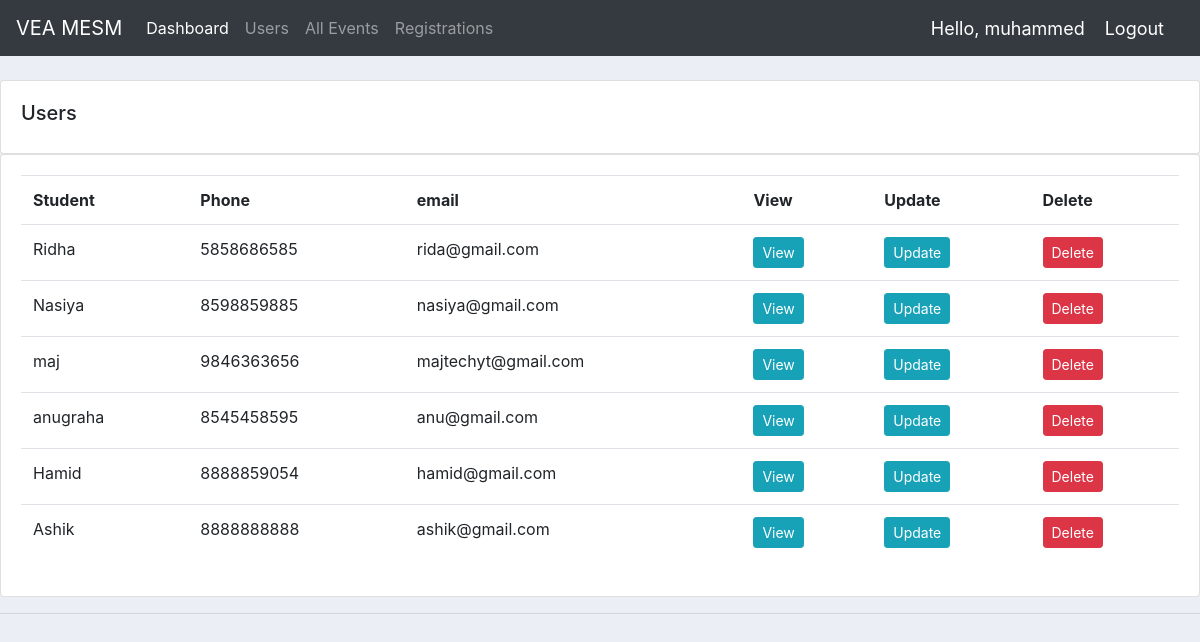
Screenshot of /participants/ (signed in) with the database file from the repository.
### accounts/models.py (models this page shows, shortened)
class Participant(models.Model):
    user = models.OneToOneField(User, null=True, on_delete=models.CASCADE)
    name = models.CharField(max_length=200, null=True)
    phone = models.CharField(max_length=200, null=True)
    email = models.CharField(max_length=200, null=True)
    date_created = models.DateTimeField(auto_now_add=True, null=True)

### accounts/decorators.py (the view)
        def wrapper_func(request, *args, **kwargs):
            group = None
            if request.user.groups.exists():
                group = request.user.groups.all()[0].name
            if group in allowed_roles:
                return view_func(request, *args, **kwargs)
            else:
                return HttpResponse('You are not authorized to view this page')

### accounts/views.py (called while the page is built)
@login_required(login_url='login')
@allowed_users(allowed_roles=['admin'])
def participant(request):
    participant = Participant.objects.all().order_by('-id')
    return render(request, 'accounts/profile2.html', {'participant': participant})

### accounts/templates/accounts/profile2.html (shortened to what this page needs)
{% extends 'accounts/main.html' %}
{% block content %}
    		<br>
		<div class="row">
			<div class="col-md">
				<div class="card card-body">
					<h5>Users</h5>
				</div>
				<div class="card card-body">
					<table class="table">
						<tr>
					<th>Student</th>
					<th>Phone</th>
					<th>email</th>
					<th>View</th>
					<th>Update</th>
					<th>Delete</th>
						</tr>
				{% for participant in participant %}
				<tr>
					<td>{{participant.name}}</td>
					<td>{{participant.phone}}</td>
					<td>{{participant.email}}</td>
					<td><a class="btn btn-sm btn-info" href="{% url 'participant' participant.id %}">View</a></td>
					<td><a class="btn btn-sm btn-info" href="{% url 'update_participant' participant.id %}">Update</a> </td>
					<td><a class="btn btn-sm btn-danger" href="{% url 'delete_participant' participant.id %}">Delete</a> </td>
				</tr>
				{% endfor %}
					</table>
				</div>
			</div>
		</div>
{% endblock %}

### accounts/templates/accounts/navbar.html (shortened to what this page needs)
{% load static %}
<nav class="navbar navbar-expand-lg navbar-dark bg-dark">
  <a class="navbar-brand" href="{% url 'home' %}">VEA MESM</a>
  <div class="collapse navbar-collapse" id="navbarNav">
    <ul class="navbar-nav">
      {% if request.user.is_staff %}
      <li class="nav-item active">
        <a class="nav-link" href="{% url 'home' %}">Dashboard</a>
      </li>
      <li class="nav-item">
        <a class="nav-link" href="{% url 'participants' %}">Users</a>
      </li>
      <li class="nav-item">
        <a class="nav-link" href="{% url 'events' %}">All Events</a>
      </li>
      <li class="nav-item">
        <a class="nav-link" href="{% url 'event_member' %}">Registrations</a>
      </li>
      {% endif %}
    </ul>
  </div>
  <span class="hello-msg">Hello, {{request.user}}</span>
  <span ><a  class="hello-msg" href="{% url 'logout' %}">Logout</a></span>
</nav>

### static/css/main.css (style rules this page uses)
body { background-color: #ebeff5; }

### accounts/templates/accounts/navbar.html (style rules this page uses)
.hello-msg { font-size: 18px; color: #fff; margin-right: 20px; }

### rows the page displays
Participant: name "Ridha", phone "5858686585", email "rida@gmail.com"
Participant: name "Nasiya", phone "8598859885", email "nasiya@gmail.com"
Participant: name "maj", phone "9846363656", email "majtechyt@gmail.com"
Participant: name "anugraha", phone "8545458595", email "anu@gmail.com"
Participant: name "Hamid", phone "8888859054", email "hamid@gmail.com"
Participant: name "Ashik", phone "8888888888", email "ashik@gmail.com"

### other values shown
{{ request.user }} "muhammed"
